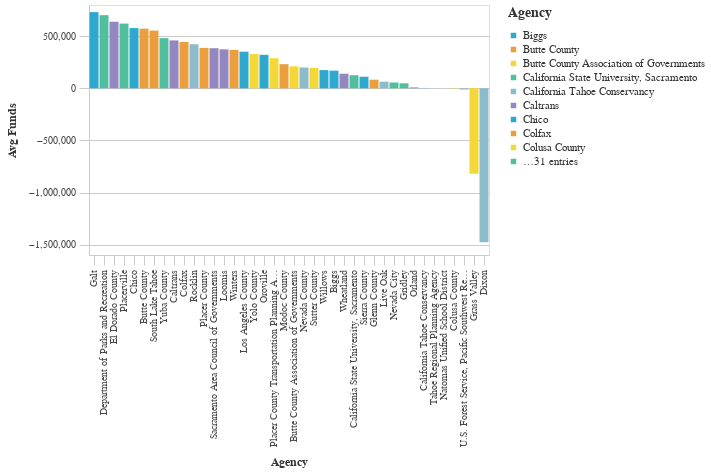

The notebook cell saved with this chart:
### Markdown cell above
### Lowest Average Total Funds by Agency ($2021)

### Code cell
#Bar chart Bottom Average Total Requested Funds by Agency
avg_funds_bottom = (df>>group_by(_.primary_agency_name)>>summarize(avg_funds=_.adjusted_total_requested.mean())>>arrange(-_.avg_funds)).tail(50)

chart5=( _dla_utils.basic_bar_chart_no_save((avg_funds_bottom.tail(40)), 'primary_agency_name','avg_funds', 'primary_agency_name', district))
    
display(chart5)

### Figure 1 — Vega-Lite specification as saved in the notebook (floating-point values rounded to 4 significant figures)
{"config": {"view": {"continuousWidth": 400, "continuousHeight": 300}, "axis": {"domainColor": "#cbcbcb", "grid": true, "gridColor": "#cbcbcb", "gridWidth": 1, "labelColor": "#474747", "labelFont": "Nunito Sans", "labelFontSize": 10, "labelPadding": 4, "tickColor": "#cbcbcb", "tickSize": 10, "titleColor": "#333", "titleFont": "Raleway", "titleFontSize": 12, "titlePadding": 10}, "axisBand": {"grid": false}, "background": "white", "font": "Raleway", "header": {"labelFont": "Nunito Sans", "titleFont": "Raleway"}, "legend": {"labelColor": "#333", "labelFont": "Nunito Sans", "labelFontSize": 11, "labelLimit": 0, "padding": 1, "symbolSize": 30, "symbolType": "square", "titleColor": "#333", "titleFont": "Raleway", "titleFontSize": 14, "titlePadding": 10}, "title": {"anchor": "middle", "font": "Raleway", "fontSize": 18, "fontWeight": 300, "offset": 20}}, "data": {"name": "data-1e21e2401348a9399bddfd99c35dd1d3"}, "mark": "bar", "encoding": {"color": {"field": "primary_agency_name", "legend": {"symbolLimit": 10, "title": "Agency"}, "scale": {"range": ["#2EA8CE", "#EB9F3C", "#F4D837", "#51BF9D", "#8CBCCB", "#9487C0"]}, "type": "nominal"}, "tooltip": [{"field": "primary_agency_name", "type": "nominal"}, {"field": "avg_funds", "type": "quantitative"}], "x": {"field": "primary_agency_name", "sort": "-y", "title": "Agency", "type": "nominal"}, "y": {"field": "avg_funds", "title": "Avg Funds", "type": "quantitative"}}, "height": 250, "width": 400, "$schema": "https://vega.github.io/schema/vega-lite/v4.17.0.json", "datasets": {"data-1e21e2401348a9399bddfd99c35dd1d3": [{"primary_agency_name": "Galt", "avg_funds": 731700.0}, {"primary_agency_name": "Department of Parks and Recreation", "avg_funds": 702500.0}, {"primary_agency_name": "El Dorado County", "avg_funds": 639300.0}, {"primary_agency_name": "Placerville", "avg_funds": 621900.0}, {"primary_agency_name": "Chico", "avg_funds": 578500.0}, {"primary_agency_name": "Butte County", "avg_funds": 572800.0}, {"primary_agency_name": "South Lake Tahoe", "avg_funds": 554300.0}, {"primary_agency_name": "Yuba County", "avg_funds": 481900.0}, {"primary_agency_name": "Caltrans", "avg_funds": 460200.0}, {"primary_agency_name": "Colfax", "avg_funds": 444800.0}, {"primary_agency_name": "Rocklin", "avg_funds": 423600.0}, {"primary_agency_name": "Placer County", "avg_funds": 388300.0}, {"primary_agency_name": "Sacramento Area Council of Governments", "avg_funds": 385200.0}, {"primary_agency_name": "Loomis", "avg_funds": 374300.0}, {"primary_agency_name": "Winters", "avg_funds": 369000.0}, {"primary_agency_name": "Los Angeles County", "avg_funds": 351900.0}, {"primary_agency_name": "Yolo County", "avg_funds": 328400.0}, {"primary_agency_name": "Oroville", "avg_funds": 322200.0}, {"primary_agency_name": "Placer County Transportation Planning Agency", "avg_funds": 289500.0}, {"primary_agency_name": "Modoc County", "avg_funds": 232000.0}, {"primary_agency_name": "Butte County Association of Governments", "avg_funds": 211000.0}, {"primary_agency_name": "Nevada County", "avg_funds": 200000.0}, {"primary_agency_name": "Sutter County", "avg_funds": 195500.0}, {"primary_agency_name": "Willows", "avg_funds": 175000.0}, {"primary_agency_name": "Biggs", "avg_funds": 169600.0}, {"primary_agency_name": "Wheatland", "avg_funds": 140500.0}, {"primary_agency_name": "California State University, Sacramento", "avg_funds": 126100.0}, {"primary_agency_name": "Sierra County", "avg_funds": 111600.0}, {"primary_agency_name": "Glenn County", "avg_funds": 83090.0}, {"primary_agency_name": "Live Oak", "avg_funds": 63830.0}, {"primary_agency_name": "Nevada City", "avg_funds": 56130.0}, {"primary_agency_name": "Gridley", "avg_funds": 48140.0}, {"primary_agency_name": "Orland", "avg_funds": 8832.0}, {"primary_agency_name": "California Tahoe Conservancy", "avg_funds": 3841.0}, {"primary_agency_name": "Tahoe Regional Planning Agency", "avg_funds": 0.0}, {"primary_agency_name": "Natomas Unified School District", "avg_funds": -491.8}, {"primary_agency_name": "Colusa County", "avg_funds": -3166.0}, {"primary_agency_name": "U.S. Forest Service, Pacific Southwest Region", "avg_funds": -11630.0}, {"primary_agency_name": "Grass Valley", "avg_funds": -819100.0}, {"primary_agency_name": "Dixon", "avg_funds": -1478000.0}]}}
